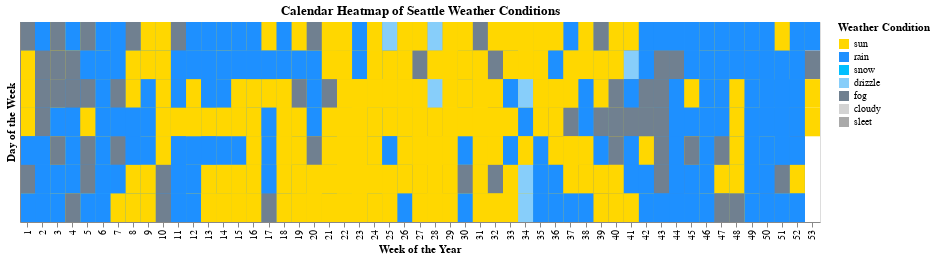

Notebook code cell kept with this figure:
### Markdown cell above
### Visualization 8: Calendar Heatmap of Weather Conditions

Design Choices:
- Heatmap: Visual representation of weather conditions over time.
- Categorical Encoding: Different colors represent different weather conditions.
- Tooltip: Provides detailed information for each day.

### Code cell
# Calendar Heatmap of Weather Conditions
# Prepare data for calendar heatmap
data['day_of_year'] = data['date'].dt.dayofyear
data['week'] = data['date'].dt.isocalendar().week
data['weekday'] = data['date'].dt.weekday

# Define color scale for weather conditions
weather_color = {
    'sun': '#FFD700',
    'rain': '#1E90FF',
    'snow': '#00BFFF',
    'drizzle': '#87CEFA',
    'fog': '#708090',
    'cloudy': '#D3D3D3',
    'sleet': '#A9A9A9'
}

calendar_chart = alt.Chart(data).mark_rect().encode(
    x=alt.X('week:O', title='Week of the Year'),
    y=alt.Y('weekday:O', title='Day of the Week', axis=alt.Axis(labelAngle=0, values=['Mon', 'Tue', 'Wed', 'Thu', 'Fri', 'Sat', 'Sun'])),
    color=alt.Color('weather:N', scale=alt.Scale(domain=list(weather_color.keys()), range=list(weather_color.values())), title='Weather Condition'),
    tooltip=['date:T', 'weather:N', 'temp_max:Q', 'temp_min:Q', 'precipitation:Q', 'wind:Q']
).properties(
    title='Calendar Heatmap of Seattle Weather Conditions',
    width=800,
    height=200
).interactive()

calendar_chart

### Figure 1 — Vega-Lite specification as saved in the notebook (floating-point values rounded to 4 significant figures; data arrays with more than 128 entries replaced by an {"elided": "..."} marker saying what was removed)
{"config": {"view": {"continuousWidth": 400, "continuousHeight": 300}}, "data": {"name": "data-370654f80a8a3ab758f54d6977234992"}, "mark": "rect", "encoding": {"color": {"field": "weather", "scale": {"domain": ["sun", "rain", "snow", "drizzle", "fog", "cloudy", "sleet"], "range": ["#FFD700", "#1E90FF", "#00BFFF", "#87CEFA", "#708090", "#D3D3D3", "#A9A9A9"]}, "title": "Weather Condition", "type": "nominal"}, "tooltip": [{"field": "date", "type": "temporal"}, {"field": "weather", "type": "nominal"}, {"field": "temp_max", "type": "quantitative"}, {"field": "temp_min", "type": "quantitative"}, {"field": "precipitation", "type": "quantitative"}, {"field": "wind", "type": "quantitative"}], "x": {"field": "week", "title": "Week of the Year", "type": "ordinal"}, "y": {"axis": {"labelAngle": 0, "values": ["Mon", "Tue", "Wed", "Thu", "Fri", "Sat", "Sun"]}, "field": "weekday", "title": "Day of the Week", "type": "ordinal"}}, "height": 200, "selection": {"selector006": {"type": "interval", "bind": "scales", "encodings": ["x", "y"]}}, "title": "Calendar Heatmap of Seattle Weather Conditions", "width": 800, "$schema": "https://vega.github.io/schema/vega-lite/v4.17.0.json", "datasets": {"data-370654f80a8a3ab758f54d6977234992": {"elided": "1461 records"}}}
